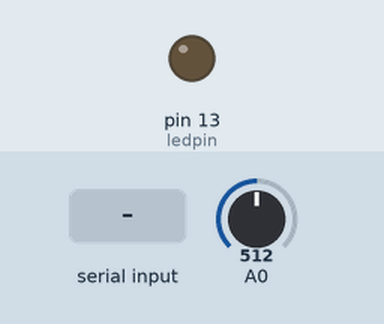
Bench run of a sketch on a simulated Arduino Uno, built with avr-gcc and run on an emulated ATmega328P. On the bench: output pins drawn as LEDs (lit = HIGH). The test bench sets the inputs (shaded band); at power-on: A0 = 512. What the sketch prints to the serial monitor is not drawn.

Above: at 1.2 s.
1.3 s: "H\n" received over Serial
Timing chart, 0 to 4.3 s (numbered marks = the images above; inputs shaded):
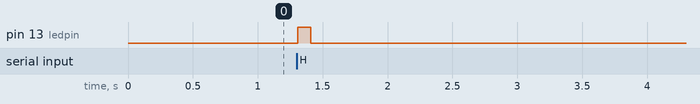

The sketch:

BT_device_sending_data.ino
```cpp
//SOURCE: https://dotslashnotes.wordpress.com/2013/09/21/how-to-setup-a-bluetooth-connection-between-arduino-and-a-pcmac/

char val; // variable to receive data from the serial port
int ledpin = 13; // Arduino LED pin 13 (on-board LED)
void setup() {
   pinMode(ledpin, OUTPUT); // pin 13 (on-board LED) as OUTPUT
   Serial.begin(9600); // start serial communication at 9600bps

   while (!Serial) {
   ; // wait for serial port to connect. Needed for native USB port only
   }

   Serial.println("ASCII Table ~ Character Map");

}

void loop() {

   // Testing sending bluetooth data
   int sensorValue = analogRead(A0);
   Serial.print("Sensor value:");
   Serial.print(sensorValue);
   Serial.print("\n");

   // Testing receiving bluetooth data
   if( Serial.available() ) // if data is available to read
   {
      val = Serial.read(); // read it and store it in 'val'
   }
   if( val == 'H' ) // if 'H' was received
   {
      digitalWrite(ledpin, HIGH); // turn ON the LED
      Serial.print("LED turned ON\n");
   } else {
      digitalWrite(ledpin, LOW); // otherwise turn it OFF
      Serial.print("LED turned OFF\n");
   }
   delay(100); // wait 100ms for next reading
}
```

Measured:
- after the input at 1.3 s, pin 13 (ledpin): LOW → HIGH at once, → LOW 0.10 s later
